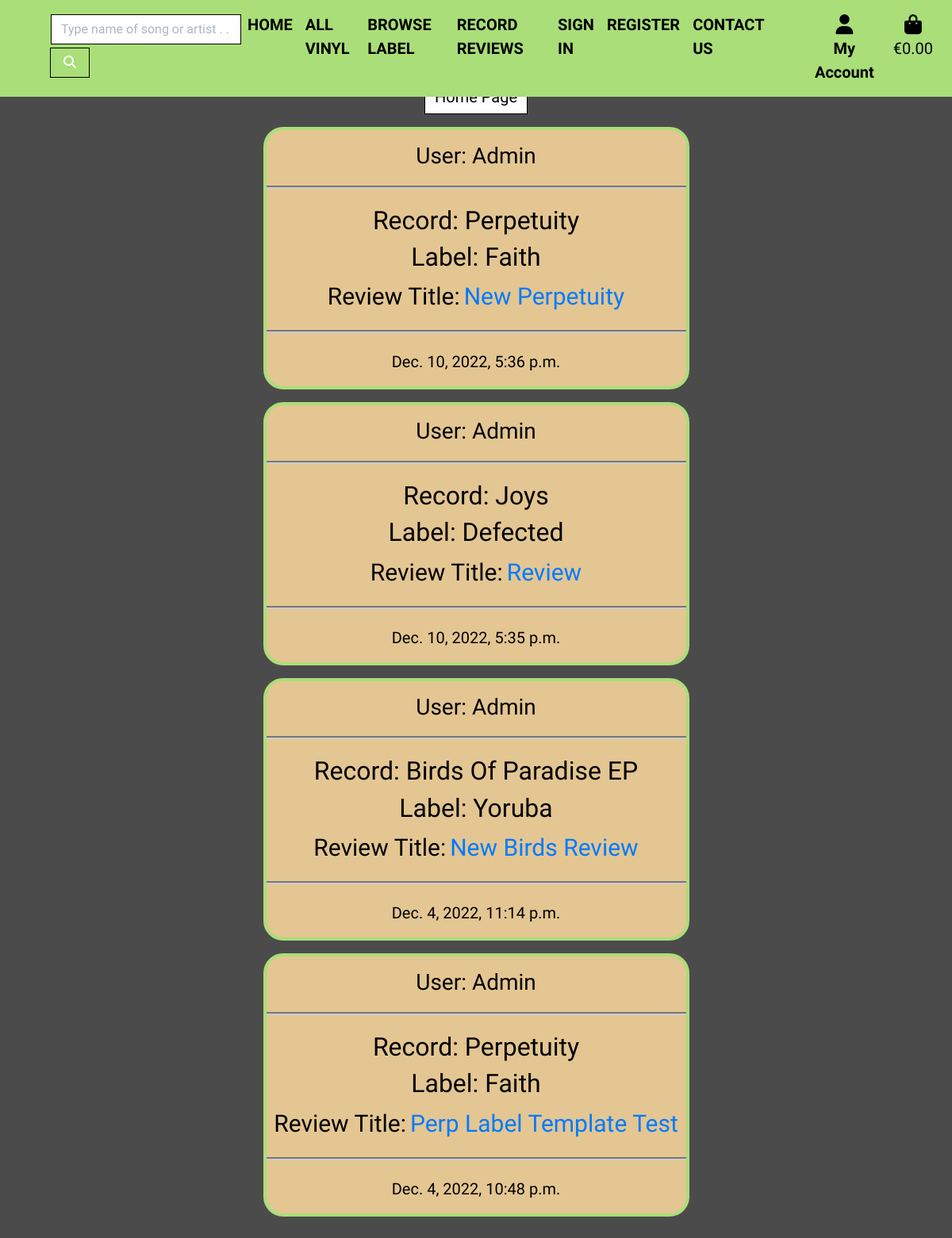
Page /reviews/posted_review/ on the committed database.
### reviews/models.py (models this page shows, shortened)
class Review(models.Model):
    title = models.ForeignKey(
        Record, on_delete=models.CASCADE, max_length=100, blank=False
    )
    label = models.ForeignKey(
        Label, on_delete=models.CASCADE, max_length=100,
        blank=False, default='1'
    )
    user = models.ForeignKey(
        User, on_delete=models.CASCADE, blank=False
    )
    subject = models.CharField(
        max_length=100, null=False, blank=False, default='Enter Review Title'
    )
    content = models.TextField()
    status = models.IntegerField(choices=STATUS, default=0)
    created_on = models.DateTimeField(auto_now_add=True)
    updated_on = models.DateTimeField(auto_now=True)
    class Meta:
        ordering = ["-created_on"]

### products/models.py (models this page shows, shortened)
class Record(models.Model):
    title = models.CharField(max_length=254)
    artist = models.CharField(max_length=254)
    producer = models.CharField(max_length=254, default="")
    label = models.ForeignKey(Label, on_delete=models.CASCADE)
    price = models.DecimalField(max_digits=4, decimal_places=2)
    track = models.CharField(
        max_length=500, null=False, blank=False, default=""
    )
    description = models.TextField(null=True, blank=True)
    image_url = models.URLField(max_length=1024, null=True, blank=True)
    image = models.ImageField(null=True, blank=True)
    def __str__(self):
        return self.title

class Label(models.Model):
    label = models.CharField(max_length=150)
    friendly_name = models.CharField(max_length=254)
    def __str__(self):
        return self.label

### reviews/views.py (the view)
class ReviewList(ListView):
    model = Review
    queryset = Review.objects.filter(status=1).order_by("-created_on")
    template_name = "reviews/posted_review.html"
    paginate_by = 6

### basket/contexts.py (called while the page is built, shortened)
def basket_contents(request):
    basket_items = []
    total = 0
    record_count = 0
    basket = request.session.get('basket', {})
    delivery = total * Decimal(settings.DELIVERY_PERCENTAGE / 100)
    grand_total = total + delivery
    context = {
        'basket_items': basket_items,
        'total': total,
        'record_count': record_count,
        'delivery': delivery,
        'grand_total': grand_total,
    }
    return context

### reviews/templates/reviews/posted_review.html (shortened to what this page needs)
{% extends "base.html" %}
{% load static %}
{% block content %}
<div class="container-fluid p-5 mt-5">
    <div class="text-center pb-0 mt-1">
        <a class="btn btn-outline-black rounded-0 text-white span-nav" href="{% url 'products' %}">Home Page</a>
    </div>
    <div class="row">
        {% for review in review_list %}
        <div class="col-md-6 offset-md-3 mt-2 pt-2">
            <div class="card text-center">
                <div class="review-card text-white">
                    <h3 class="text-black pt-3 pb-0">User: {{ review.user }}</h3>
                    <hr class="hr-white">
                    <h2 class="text-black">Record: {{ review.title }}</h2>
                    <h2 class="text-black">Label: {{ review.label }}</h2>
                        <span class="span-review text-black">Review Title:</span>
                        <a href="{% url 'review_detail' review.pk review.title %}" class="review-link">
                        <span class="span-review"> {{ review.subject }}</span>
                        </a>
                    <br>
                    <hr class="hr-white">
                    <div class="text-black pb-3">{{ review.created_on}}
                    </div>
                </div>
            </div>
        </div>
        {% if forloop.counter|divisibleby:3 %}
    </div>
    <div class="row">
        {% endif %}
        {% endfor %}
    </div>
{% endblock %}

### static/css/base.css (style rules this page uses)
html { height: 100%; }
body { font-family: 'Squada One', sans-serif; font-size: 20px; background: rgb(76, 75, 75); height: calc(100vh - 164px); margin: 0; padding: 0; }
.span-nav { font-size: 20px; }
.card { background: rgb(76, 75, 75); border: rgb(76, 75, 75); }
.review-card { background-color: #e4c692; border-radius: 25px; border: 4px solid rgb(170, 222, 121); }
.review-link { font-size: 30px; }
.span-review { font-size: 30px; }
.hr-white { display: block; height: 1px; border: 0; border-top: 4px groove #ccc; margin: 1em 0; padding: 0; }
.btn-outline-black { background: white; color: black !important; border: 1px solid black; }
.text-black { color: #000 !important; }

### rows in the picture
Review: user "Admin", title "Perpetuity", label "Faith", subject "New Perpetuity", created_on "Dec. 10, 2022, 5:36 p.m."
Review: user "Admin", title "Joys", label "Defected", subject "Review", created_on "Dec. 10, 2022, 5:35 p.m."
Review: user "Admin", title "Birds Of Paradise EP", label "Yoruba", subject "New Birds Review", created_on "Dec. 4, 2022, 11:14 p.m."
Review: user "Admin", title "Perpetuity", label "Faith", subject "Perp Label Template Test", created_on "Dec. 4, 2022, 10:48 p.m."
